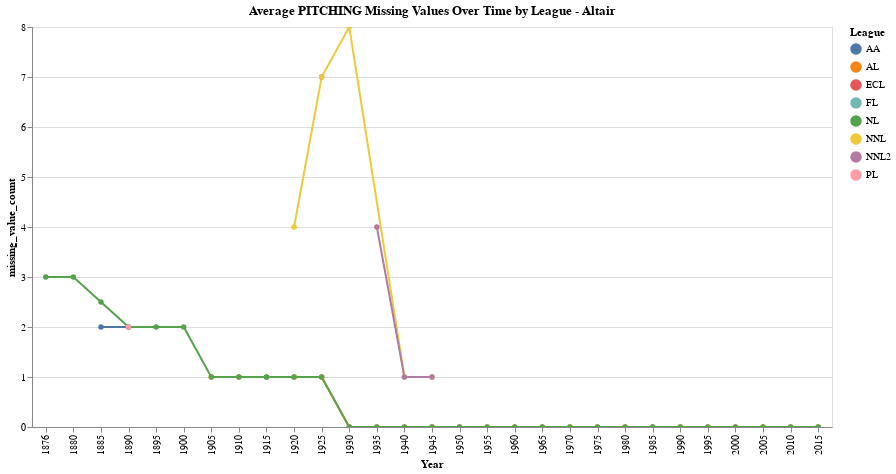

Notebook code cell kept with this figure:
### Markdown cell above
### Ethan - Below is the same visualization for Pitching and DETAILED standings

### Code cell
pitching_grouped_by_league_year_df = pitching_df.groupby(['League', 'Year'])['missing_value_count'].mean().reset_index()

selection = alt.selection_multi(fields=['League'], bind='legend')

chart = alt.Chart(pitching_grouped_by_league_year_df).mark_line(point=True).encode(
    x='Year:O',
    y='missing_value_count:Q',
    color='League:N',
    tooltip=['League', 'Year', 'missing_value_count'],
    opacity=alt.condition(selection, alt.value(1), alt.value(0.2))
).properties(
    title='Average PITCHING Missing Values Over Time by League - Altair',
    width=800,
    height=400
).add_selection(
    selection
).interactive()

chart

### Figure 1 — Vega-Lite specification as saved in the notebook (floating-point values rounded to 4 significant figures)
{"config": {"view": {"continuousWidth": 300, "continuousHeight": 300}}, "data": {"name": "data-0a41ac708c3960ab35e58410db681c8e"}, "mark": {"type": "line", "point": true}, "encoding": {"color": {"field": "League", "type": "nominal"}, "opacity": {"condition": {"param": "param_34", "value": 1}, "value": 0.2}, "tooltip": [{"field": "League", "type": "nominal"}, {"field": "Year", "type": "quantitative"}, {"field": "missing_value_count", "type": "quantitative"}], "x": {"field": "Year", "type": "ordinal"}, "y": {"field": "missing_value_count", "type": "quantitative"}}, "height": 400, "params": [{"name": "param_34", "select": {"type": "point", "fields": ["League"]}, "bind": "legend"}, {"name": "param_35", "select": {"type": "interval", "encodings": ["x", "y"]}, "bind": "scales"}], "title": "Average PITCHING Missing Values Over Time by League - Altair", "width": 800, "$schema": "https://vega.github.io/schema/vega-lite/v5.20.1.json", "datasets": {"data-0a41ac708c3960ab35e58410db681c8e": [{"League": "AA", "Year": 1885, "missing_value_count": 2.0}, {"League": "AA", "Year": 1890, "missing_value_count": 2.0}, {"League": "AL", "Year": 1905, "missing_value_count": 1.0}, {"League": "AL", "Year": 1910, "missing_value_count": 1.0}, {"League": "AL", "Year": 1915, "missing_value_count": 1.0}, {"League": "AL", "Year": 1920, "missing_value_count": 1.0}, {"League": "AL", "Year": 1925, "missing_value_count": 1.0}, {"League": "AL", "Year": 1930, "missing_value_count": 0.0}, {"League": "AL", "Year": 1935, "missing_value_count": 0.0}, {"League": "AL", "Year": 1940, "missing_value_count": 0.0}, {"League": "AL", "Year": 1945, "missing_value_count": 0.0}, {"League": "AL", "Year": 1950, "missing_value_count": 0.0}, {"League": "AL", "Year": 1955, "missing_value_count": 0.0}, {"League": "AL", "Year": 1960, "missing_value_count": 0.0}, {"League": "AL", "Year": 1965, "missing_value_count": 0.0}, {"League": "AL", "Year": 1970, "missing_value_count": 0.0}, {"League": "AL", "Year": 1975, "missing_value_count": 0.0}, {"League": "AL", "Year": 1980, "missing_value_count": 0.0}, {"League": "AL", "Year": 1985, "missing_value_count": 0.0}, {"League": "AL", "Year": 1990, "missing_value_count": 0.0}, {"League": "AL", "Year": 1995, "missing_value_count": 0.0}, {"League": "AL", "Year": 2000, "missing_value_count": 0.0}, {"League": "AL", "Year": 2005, "missing_value_count": 0.0}, {"League": "AL", "Year": 2010, "missing_value_count": 0.0}, {"League": "AL", "Year": 2015, "missing_value_count": 0.0}, {"League": "ECL", "Year": 1925, "missing_value_count": 7.0}, {"League": "FL", "Year": 1915, "missing_value_count": 1.0}, {"League": "NL", "Year": 1876, "missing_value_count": 3.0}, {"League": "NL", "Year": 1880, "missing_value_count": 3.0}, {"League": "NL", "Year": 1885, "missing_value_count": 2.5}, {"League": "NL", "Year": 1890, "missing_value_count": 2.0}, {"League": "NL", "Year": 1895, "missing_value_count": 2.0}, {"League": "NL", "Year": 1900, "missing_value_count": 2.0}, {"League": "NL", "Year": 1905, "missing_value_count": 1.0}, {"League": "NL", "Year": 1910, "missing_value_count": 1.0}, {"League": "NL", "Year": 1915, "missing_value_count": 1.0}, {"League": "NL", "Year": 1920, "missing_value_count": 1.0}, {"League": "NL", "Year": 1925, "missing_value_count": 1.0}, {"League": "NL", "Year": 1930, "missing_value_count": 0.0}, {"League": "NL", "Year": 1935, "missing_value_count": 0.0}, {"League": "NL", "Year": 1940, "missing_value_count": 0.0}, {"League": "NL", "Year": 1945, "missing_value_count": 0.0}, {"League": "NL", "Year": 1950, "missing_value_count": 0.0}, {"League": "NL", "Year": 1955, "missing_value_count": 0.0}, {"League": "NL", "Year": 1960, "missing_value_count": 0.0}, {"League": "NL", "Year": 1965, "missing_value_count": 0.0}, {"League": "NL", "Year": 1970, "missing_value_count": 0.0}, {"League": "NL", "Year": 1975, "missing_value_count": 0.0}, {"League": "NL", "Year": 1980, "missing_value_count": 0.0}, {"League": "NL", "Year": 1985, "missing_value_count": 0.0}, {"League": "NL", "Year": 1990, "missing_value_count": 0.0}, {"League": "NL", "Year": 1995, "missing_value_count": 0.0}, {"League": "NL", "Year": 2000, "missing_value_count": 0.0}, {"League": "NL", "Year": 2005, "missing_value_count": 0.0}, {"League": "NL", "Year": 2010, "missing_value_count": 0.0}, {"League": "NL", "Year": 2015, "missing_value_count": 0.0}, {"League": "NNL", "Year": 1920, "missing_value_count": 4.0}, {"League": "NNL", "Year": 1925, "missing_value_count": 7.0}, {"League": "NNL", "Year": 1930, "missing_value_count": 8.0}, {"League": "NNL", "Year": 1940, "missing_value_count": 1.0}, {"League": "NNL", "Year": 1945, "missing_value_count": 1.0}, {"League": "NNL2", "Year": 1935, "missing_value_count": 4.0}, {"League": "NNL2", "Year": 1940, "missing_value_count": 1.0}, {"League": "NNL2", "Year": 1945, "missing_value_count": 1.0}, {"League": "PL", "Year": 1890, "missing_value_count": 2.0}]}}
